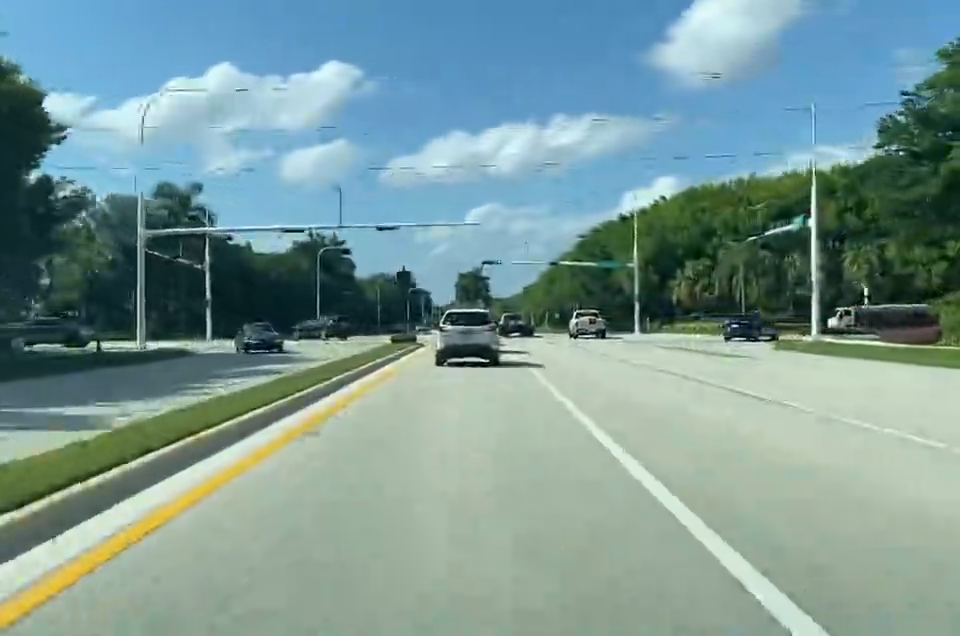
#> input picture frame 178 of codeFiles/roadVideos/homeVideo5.mp4, 960 x 636 px
$ python 'codeTest[Video].py'
#> lines starting #> are read from the running program, lines starting #| are printed output that depends on the picture; after the words box and inside, x2 and y2 are one past the last pixel; in counts of white or black regions, pixels touching at a corner belong together
import cv2
import numpy as np

def nearBy(x1, y1, x2, y2):
    #left
    if (abs(refPointOne[2] - x1) < 100 and abs(refPointOne[3] - y1) < 150) or (abs(refPointOne[2] - x2) < 100 and abs(refPointOne[3] - y2) < 150):
        nearTrueMid(x1, y1, x2, y2, refPointOne[0])

    #right
    elif (abs(refPointTwo[2] - x1) < 100 and abs(refPointTwo[3] - y1) < 150) or (abs(refPointTwo[2] - x2) < 100 and abs(refPointTwo[3] - y2) < 150):
        nearTrueMid(x1, y1, x2, y2, refPointTwo[0])

def nearTrueMid(x1, y1, x2, y2, direction):
    cv2.line(frame, (x1, y1), (x2, y2), (0, 255, 255), 3)
    if (abs(midPointCoord[0] - x1) < 50 and abs(midPointCoord[1] - y1) < 50) or (abs(midPointCoord[0] - x2) < 50 and abs(midPointCoord[1] - y2) < 50):
        if y1 < midPointCoord[1]:
            cv2.line(frame, (direction, midPointCoord[1]), (x2, y2), (0, 0, 255), 2)
        elif y2 < midPointCoord[1]:
            cv2.line(frame, (x1, y1), (direction, midPointCoord[1]), (0, 0, 255), 2)
        else:
            cv2.line(frame, (x1, y1), (x2, y2), (0, 0, 255), 2)


#1 sucks, 2 is tentative, 3 is trash
cap = cv2.VideoCapture('codeFiles/roadVideos/homeVideo5.mp4')

while cap.isOpened():
    ret, frame = cap.read()
#> frame is the input picture: shape (636, 960, 3); mean B, G, R 150.1, 151.9, 121.8

    if ret:
        #theoretical perfect
        midPointCoord = [int(frame.shape[1]/2), int(frame.shape[0]/2)+int(frame.shape[0]/8), int(frame.shape[1]/2), int(frame.shape[0])]
#> midPointCoord = [480, 397, 480, 636]
        refPointOne = [int(frame.shape[1]/2)-int(frame.shape[1]/25), int(frame.shape[0]/2)+int(frame.shape[0]/8), int(frame.shape[1]/4), int(frame.shape[0])]
#> refPointOne = [442, 397, 240, 636]
        refPointTwo = [int(frame.shape[1]/2)+int(frame.shape[1]/25), int(frame.shape[0]/2)+int(frame.shape[0]/8), int(frame.shape[1]/4)*3, int(frame.shape[0])]
#> refPointTwo = [518, 397, 720, 636]

        frame = cv2.GaussianBlur(frame, (7, 7), 0)
        gray = cv2.cvtColor(frame, cv2.COLOR_BGR2GRAY)
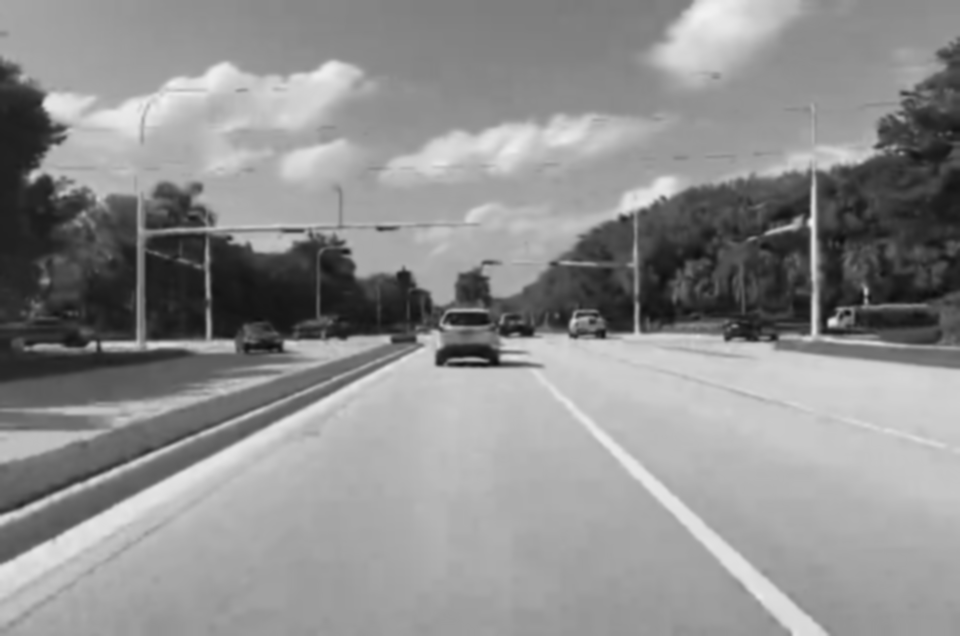
#> gray: shape (636, 960); min 13, max 241, mean 142.7
        edges = cv2.Canny(gray, 120, 200, apertureSize=3)
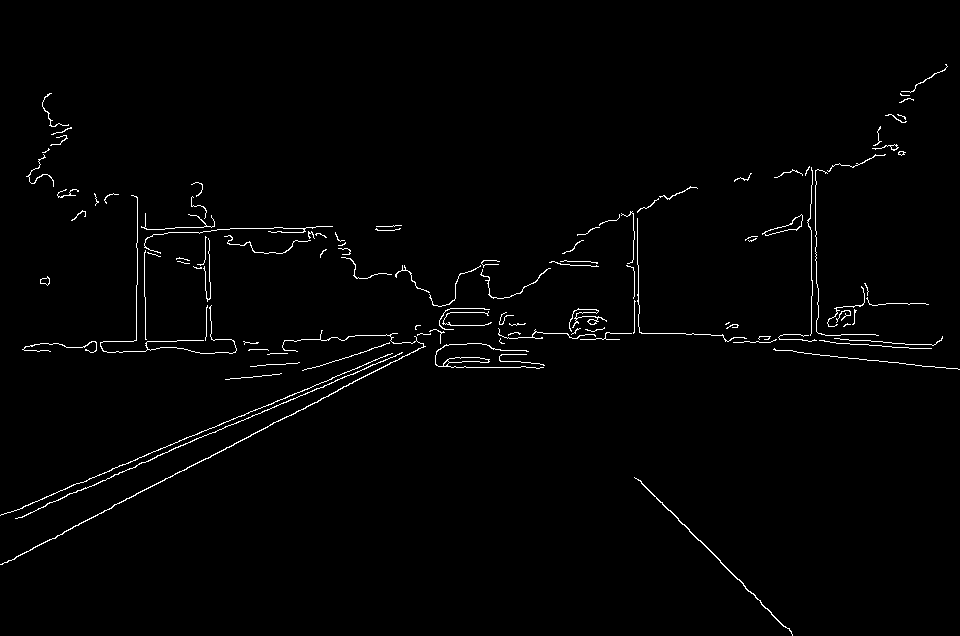
#> edges: shape (636, 960); 1.4% white in thin lines or dots, all inside (x1, y1, x2, y2) = (0, 64, 960, 636)
        lines = cv2.HoughLinesP(edges, rho=1, theta=np.pi/180, threshold=50, minLineLength=0, maxLineGap=1500)
#> lines = 45 rows, first 6: [104, 510, 911, 99], [384, 226, 792, 634], [47, 503, 891, 145], [137, 283, 959, 369], [10, 512, 877, 144], [197, 434, 873, 148]

        for line in lines:
            x1, y1, x2, y2 = line[0]
            nearBy(x1, y1, x2, y2)
            print(x1, x2, y1, y2)
#> this loop made 45 passes
#> (x1, y1, x2, y2) on passes 1 to 12: (104, 510, 911, 99), (384, 226, 792, 634), (47, 503, 891, 145), (137, 283, 959, 369), (10, 512, 877, 144), (197, 434, 873, 148), (136, 331, 933, 345), (811, 353, 811, 167), (136, 304, 824, 340), (91, 341, 816, 329), (40, 343, 816, 330), (114, 504, 910, 98)
#| 104 911 510 99
#| 384 792 226 634
#| 47 891 503 145
#| 137 959 283 369
#| 10 877 512 144
#| 197 873 434 148
#| 136 933 331 345
#| 811 811 353 167
#> (further printed lines are left out)

        #reference area
        cv2.line(frame, (midPointCoord[0], midPointCoord[1]), (midPointCoord[2], midPointCoord[3]), (255, 0, 0), 1)
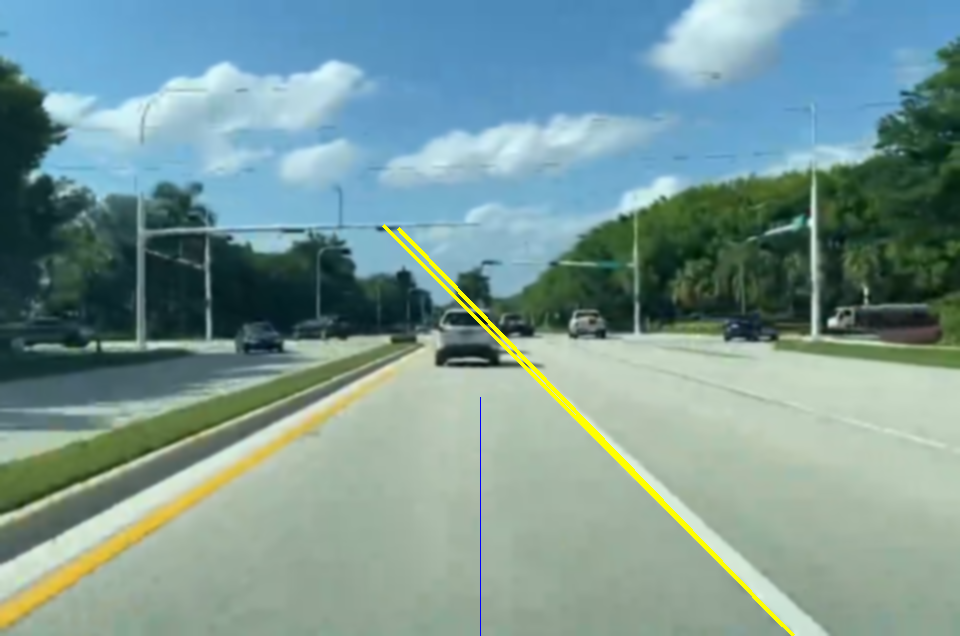
#> frame: shape (636, 960, 3); mean B, G, R 149, 152.2, 122.3
        cv2.line(frame, (refPointOne[0], refPointOne[1]), (refPointOne[2], refPointOne[3]), (0, 255, 0), 1)
#> frame: shape (636, 960, 3); 0.04% of pixels changed, all inside (x1, y1, x2, y2) = (240, 397, 443, 636)
        cv2.line(frame, (refPointTwo[0], refPointTwo[1]), (refPointTwo[2], refPointTwo[3]), (0, 255, 0), 1)
#> frame: shape (636, 960, 3); mean B, G, R 148.9, 152.3, 122.2

        frame = cv2.resize(frame, dsize = (500, 500))
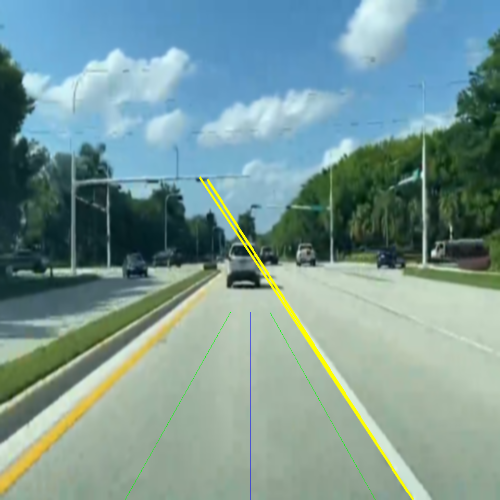
#> frame: shape (500, 500, 3); mean B, G, R 148.8, 152.2, 122.1
        cv2.imshow("Road Detection", frame)

        if cv2.waitKey(10) & 0xFF == ord('q'):
#> (key q is pressed here)
            break
    else:
        break

cap.release()
cv2.destroyAllWindows()

$ run again, starting later in the video
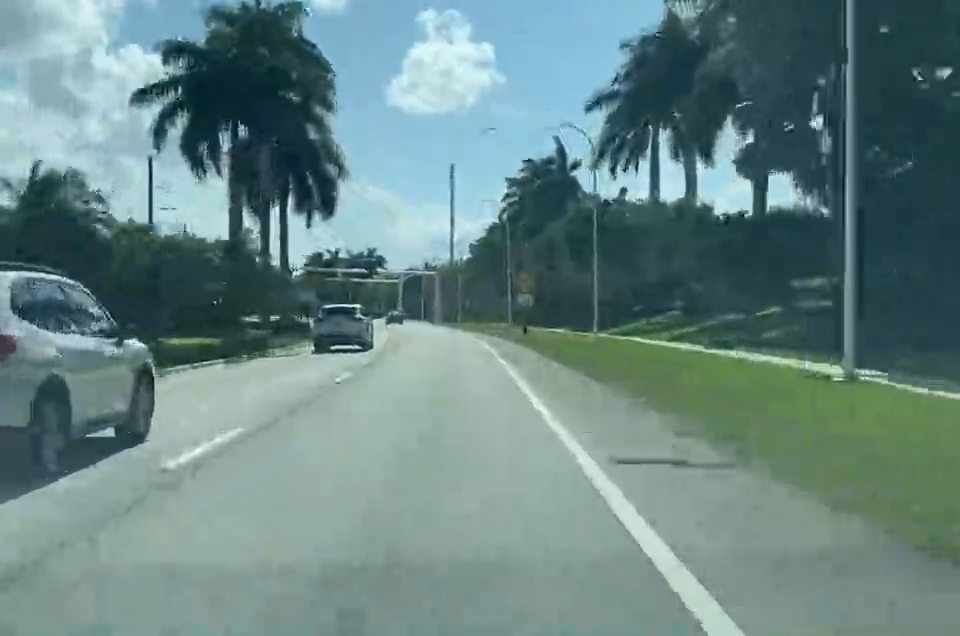
#> input picture frame 801 of codeFiles/roadVideos/homeVideo5.mp4, 960 x 636 px
#> frame is the input picture: shape (636, 960, 3); mean B, G, R 132, 132.8, 103.9
#> `edges = cv2.Canny(gray, 120, 200, apertureSize=3)`:
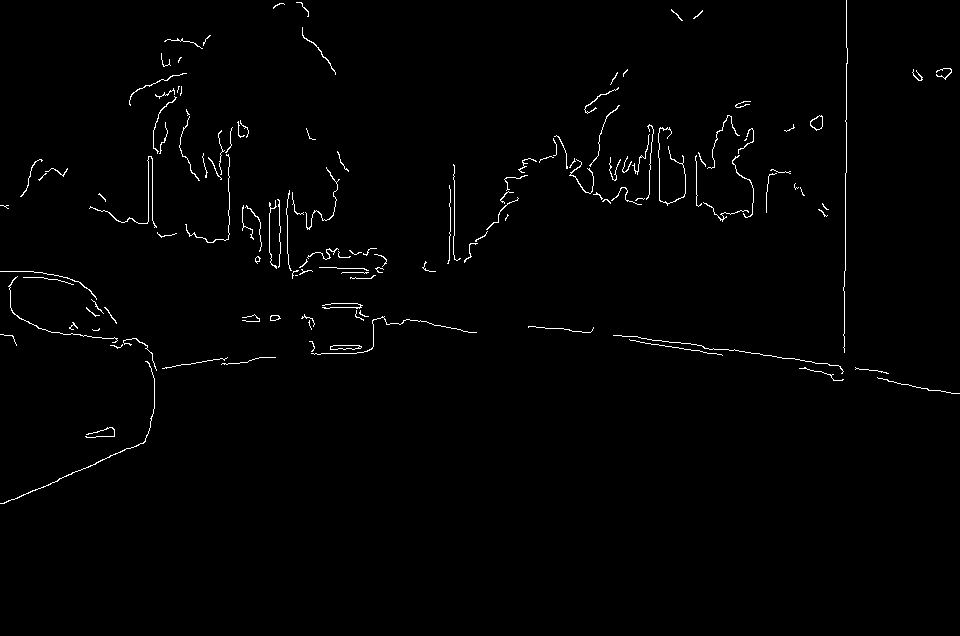
#> edges: shape (636, 960); 1.1% white in thin lines or dots, all inside (x1, y1, x2, y2) = (0, 0, 960, 504)
#> lines = 26 rows, first 6: [592, 330, 886, 372], [842, 380, 847, 53], [4, 503, 741, 175], [544, 327, 911, 385], [152, 416, 152, 84], [148, 433, 148, 85]
#> the loop `for line in lines:` made 26 passes
#> (printed output is left out)
#> `frame = cv2.resize(frame, dsize = (500, 500))`:
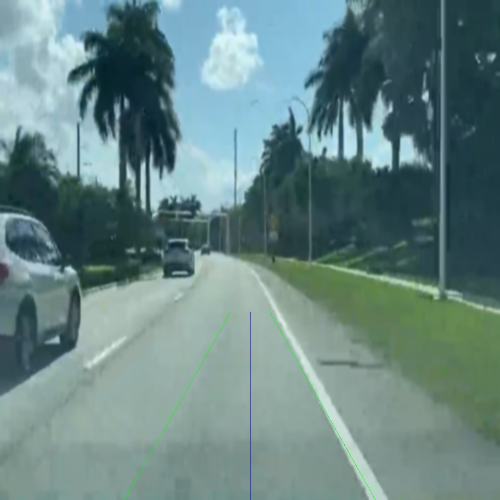
#> frame: shape (500, 500, 3); mean B, G, R 131.8, 132.7, 103.7

$ run again, starting later in the video
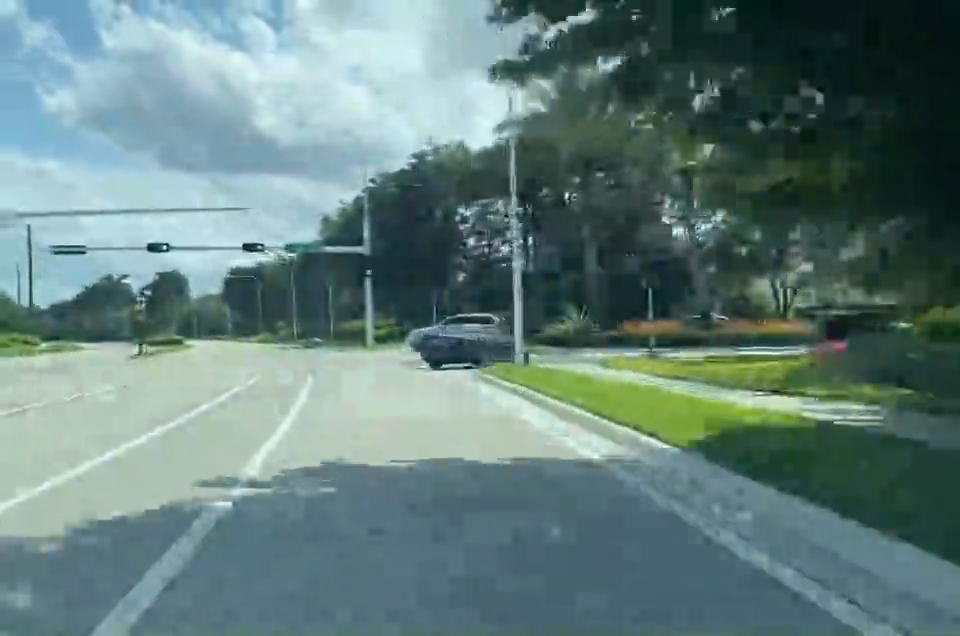
#> input picture frame 1424 of codeFiles/roadVideos/homeVideo5.mp4, 960 x 636 px
#> frame is the input picture: shape (636, 960, 3); mean B, G, R 123.9, 125.9, 99.2
#> `edges = cv2.Canny(gray, 120, 200, apertureSize=3)`:
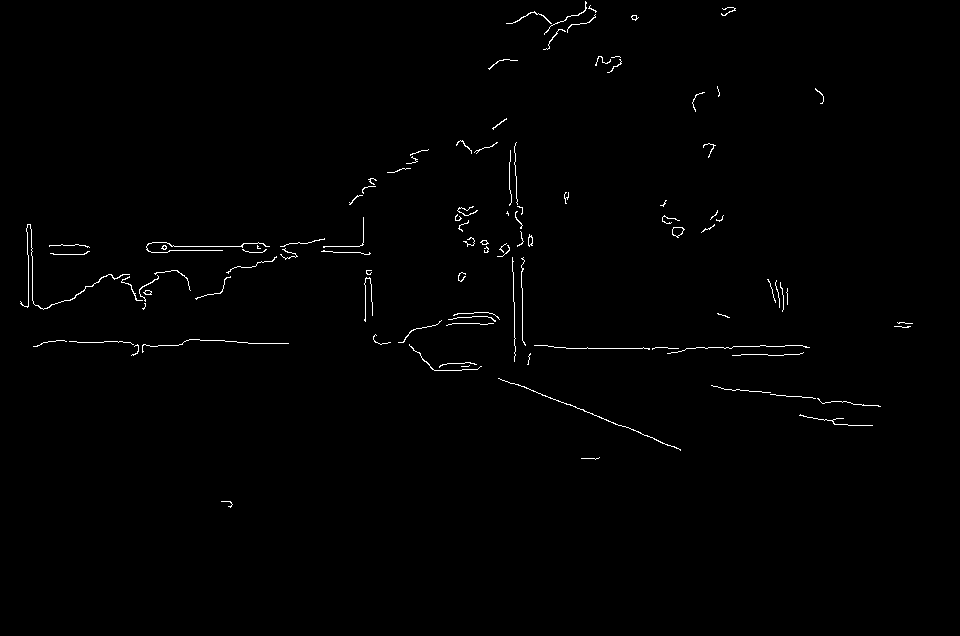
#> edges: shape (636, 960); 0.75% white in thin lines or dots, all inside (x1, y1, x2, y2) = (20, 1, 913, 508)
#> lines = 20 rows, first 6: [27, 246, 529, 246], [148, 243, 640, 432], [417, 352, 802, 345], [28, 301, 880, 406], [147, 244, 678, 448], [48, 341, 799, 354]
#> the loop `for line in lines:` made 20 passes
#> (printed output is left out)
#> `frame = cv2.resize(frame, dsize = (500, 500))`:
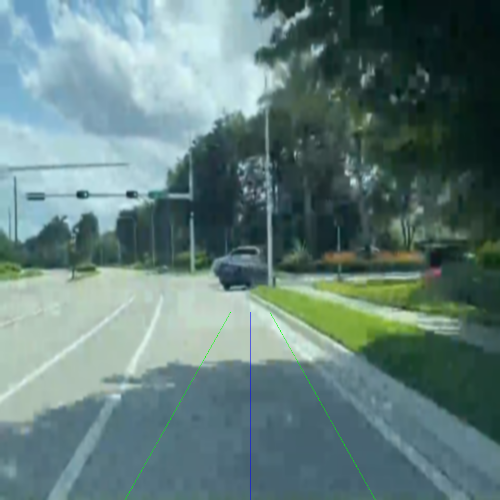
#> frame: shape (500, 500, 3); mean B, G, R 123.7, 125.9, 98.9
